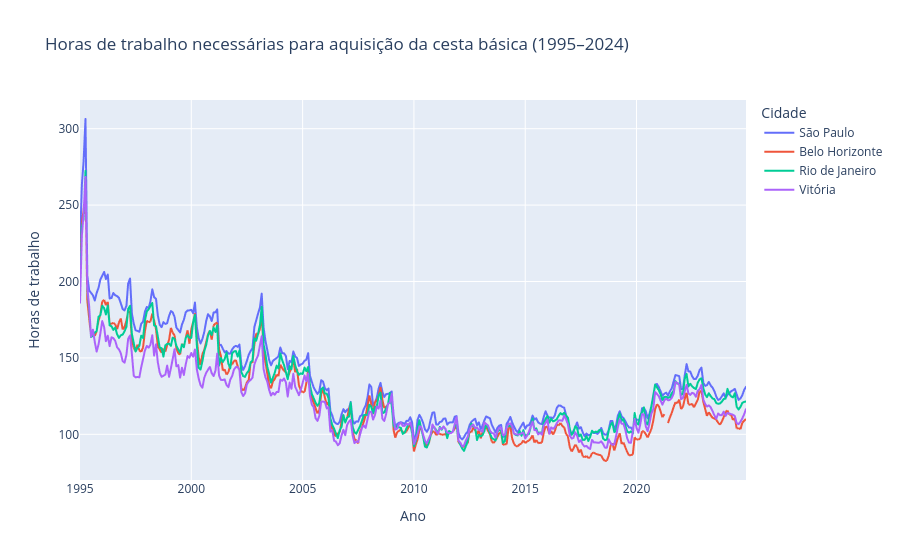

The cell this chart's notebook holds for it:
### Markdown cell above
## Horas de trabalho necessárias para aquisição da cesta básica

Além do preço nominal, o projeto analisa o tempo de trabalho necessário para comprar a cesta básica.

Esse indicador é importante porque aproxima a análise do poder de compra do trabalhador. Enquanto o preço nominal mostra quanto a cesta custa em reais, o tempo de trabalho ajuda a visualizar o esforço necessário para sua aquisição.

No período analisado, observa-se uma queda importante nas horas necessárias entre 1995 e meados dos anos 2000, seguida por maior estabilidade e nova elevação a partir de 2020.

### Code cell
horas_pos_1995 = horas[horas["ano"] >= 1995].copy()

fig_horas_pos_1995 = px.line(
    horas_pos_1995,
    x="data",
    y="horas_decimal",
    color="cidade",
    title="Horas de trabalho necessárias para aquisição da cesta básica (1995–2024)",
    labels={
        "data": "Ano",
        "horas_decimal": "Horas de trabalho",
        "cidade": "Cidade"
    }
)

fig_horas_pos_1995.update_layout(
    xaxis_title="Ano",
    yaxis_title="Horas de trabalho",
    legend_title="Cidade",
    hovermode="x unified"
)

fig_horas_pos_1995.show()

### Figure 1 — Plotly figure (JSON) as saved in the notebook; plotly's stock layout.template omitted (floating-point values rounded to 4 significant figures; data arrays with more than 128 entries replaced by an {"elided": "..."} marker saying what was removed)
{"data": [{"hovertemplate": "Cidade=São Paulo<br>Ano=%{x}<br>Horas de trabalho=%{y}<extra></extra>", "legendgroup": "São Paulo", "line": {"color": "#636efa", "dash": "solid"}, "marker": {"symbol": "circle"}, "mode": "lines", "name": "São Paulo", "showlegend": true, "type": "scattergl", "x": {"elided": "360 str values"}, "xaxis": "x", "y": {"elided": "360 float values"}, "yaxis": "y"}, {"hovertemplate": "Cidade=Belo Horizonte<br>Ano=%{x}<br>Horas de trabalho=%{y}<extra></extra>", "legendgroup": "Belo Horizonte", "line": {"color": "#EF553B", "dash": "solid"}, "marker": {"symbol": "circle"}, "mode": "lines", "name": "Belo Horizonte", "showlegend": true, "type": "scattergl", "x": {"elided": "360 str values"}, "xaxis": "x", "y": {"elided": "360 float values"}, "yaxis": "y"}, {"hovertemplate": "Cidade=Rio de Janeiro<br>Ano=%{x}<br>Horas de trabalho=%{y}<extra></extra>", "legendgroup": "Rio de Janeiro", "line": {"color": "#00cc96", "dash": "solid"}, "marker": {"symbol": "circle"}, "mode": "lines", "name": "Rio de Janeiro", "showlegend": true, "type": "scattergl", "x": {"elided": "360 str values"}, "xaxis": "x", "y": {"elided": "360 float values"}, "yaxis": "y"}, {"hovertemplate": "Cidade=Vitória<br>Ano=%{x}<br>Horas de trabalho=%{y}<extra></extra>", "legendgroup": "Vitória", "line": {"color": "#ab63fa", "dash": "solid"}, "marker": {"symbol": "circle"}, "mode": "lines", "name": "Vitória", "showlegend": true, "type": "scattergl", "x": {"elided": "360 str values"}, "xaxis": "x", "y": {"elided": "360 float values"}, "yaxis": "y"}], "layout": {"hovermode": "x unified", "legend": {"title": {"text": "Cidade"}, "tracegroupgap": 0}, "title": {"text": "Horas de trabalho necessárias para aquisição da cesta básica (1995–2024)"}, "xaxis": {"anchor": "y", "domain": [0, 1], "title": {"text": "Ano"}}, "yaxis": {"anchor": "x", "domain": [0, 1], "title": {"text": "Horas de trabalho"}}}}
